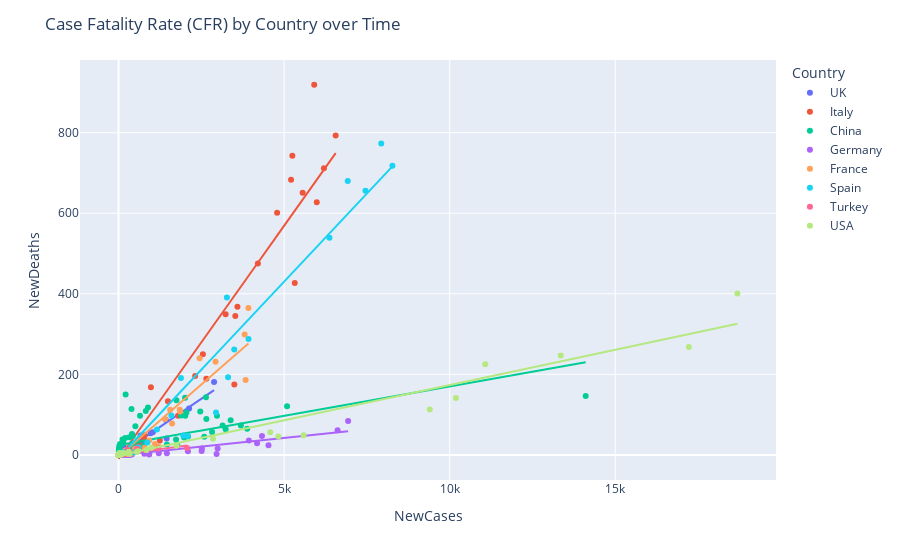

The cell this chart's notebook holds for it:
### Code cell
fig = px.scatter(df[df['Country'].isin(countries)], x="NewCases", y="NewDeaths",
                 color="Country", hover_name="Country",trendline="ols",
                 #log_x=True,log_y=True,#range_x=[200,20000],range_y=[20,2000]
                )
fig.update_layout(title='Case Fatality Rate (CFR) by Country over Time')
fig.show()

### Figure 1 — Plotly figure (JSON) as saved in the notebook; plotly's stock layout.template omitted (floating-point values rounded to 4 significant figures)
{"data": [{"hoverlabel": {"namelength": 0}, "hovertemplate": "<b>%{hovertext}</b><br><br>Country=UK<br>NewCases=%{x}<br>NewDeaths=%{y}", "hovertext": ["UK", "UK", "UK", "UK", "UK", "UK", "UK", "UK", "UK", "UK", "UK", "UK", "UK", "UK", "UK", "UK", "UK", "UK", "UK", "UK", "UK", "UK", "UK", "UK", "UK", "UK", "UK", "UK", "UK", "UK", "UK", "UK", "UK", "UK", "UK", "UK", "UK", "UK", "UK", "UK", "UK", "UK", "UK", "UK", "UK", "UK", "UK", "UK", "UK", "UK", "UK", "UK", "UK", "UK", "UK", "UK", "UK", "UK", "UK", "UK", "UK", "UK", "UK", "UK", "UK", "UK", "UK", "UK", "UK", "UK", "UK", "UK", "UK", "UK", "UK", "UK", "UK", "UK", "UK", "UK", "UK", "UK", "UK", "UK", "UK", "UK", "UK"], "legendgroup": "UK", "marker": {"color": "#636efa", "symbol": "circle"}, "mode": "markers", "name": "UK", "showlegend": true, "type": "scatter", "x": [0, 0, 0, 0, 0, 0, 0, 0, 0, 0, 0, 0, 0, 0, 0, 0, 0, 0, 0, 0, 0, 0, 0, 0, 0, 0, 0, 0, 0, 0, 0, 0, 0, 0, 0, 0, 0, 0, 0, 0, 0, 0, 0, 0, 0, 9, 0, 0, 0, 0, 0, 0, 0, 4, 0, 0, 0, 3, 4, 3, 13, 3, 12, 36, 29, 48, 45, 69, 43, 62, 77, 130, 208, 342, 251, 152, 407, 676, 643, 714, 1035, 665, 967, 1427, 1452, 2129, 2885], "xaxis": "x", "y": [0, 0, 0, 0, 0, 0, 0, 0, 0, 0, 0, 0, 0, 0, 0, 0, 0, 0, 0, 0, 0, 0, 0, 0, 0, 0, 0, 0, 0, 0, 0, 0, 0, 0, 0, 0, 0, 0, 0, 0, 0, 0, 0, 0, 0, 0, 0, 0, 0, 0, 0, 0, 0, 0, 0, 0, 0, 0, 0, 0, 0, 0, 0, 0, 1, 1, 0, 1, 2, 1, 2, 2, 1, 10, 14, 20, 16, 33, 40, 33, 56, 48, 54, 87, 41, 115, 181], "yaxis": "y"}, {"hoverlabel": {"namelength": 0}, "hovertemplate": "<b>OLS trendline</b><br>NewDeaths = 0.0559625 * NewCases + -0.630597<br>R<sup>2</sup>=0.956549<br><br>Country=UK<br>NewCases=%{x}<br>NewDeaths=%{y} <b>(trend)</b>", "legendgroup": "UK", "marker": {"color": "#636efa", "symbol": "circle"}, "mode": "lines", "name": "UK", "showlegend": false, "type": "scatter", "x": [0, 0, 0, 0, 0, 0, 0, 0, 0, 0, 0, 0, 0, 0, 0, 0, 0, 0, 0, 0, 0, 0, 0, 0, 0, 0, 0, 0, 0, 0, 0, 0, 0, 0, 0, 0, 0, 0, 0, 0, 0, 0, 0, 0, 0, 0, 0, 0, 0, 0, 0, 0, 0, 0, 0, 3, 3, 3, 4, 4, 9, 12, 13, 29, 36, 43, 45, 48, 62, 69, 77, 130, 152, 208, 251, 342, 407, 643, 665, 676, 714, 967, 1035, 1427, 1452, 2129, 2885], "xaxis": "x", "y": [-0.6306, -0.6306, -0.6306, -0.6306, -0.6306, -0.6306, -0.6306, -0.6306, -0.6306, -0.6306, -0.6306, -0.6306, -0.6306, -0.6306, -0.6306, -0.6306, -0.6306, -0.6306, -0.6306, -0.6306, -0.6306, -0.6306, -0.6306, -0.6306, -0.6306, -0.6306, -0.6306, -0.6306, -0.6306, -0.6306, -0.6306, -0.6306, -0.6306, -0.6306, -0.6306, -0.6306, -0.6306, -0.6306, -0.6306, -0.6306, -0.6306, -0.6306, -0.6306, -0.6306, -0.6306, -0.6306, -0.6306, -0.6306, -0.6306, -0.6306, -0.6306, -0.6306, -0.6306, -0.6306, -0.6306, -0.4627, -0.4627, -0.4627, -0.4067, -0.4067, -0.1269, 0.04095, 0.09691, 0.9923, 1.384, 1.776, 1.888, 2.056, 2.839, 3.231, 3.679, 6.645, 7.876, 11.01, 13.42, 18.51, 22.15, 35.35, 36.58, 37.2, 39.33, 53.49, 57.29, 79.23, 80.63, 118.5, 160.8], "yaxis": "y"}, {"hoverlabel": {"namelength": 0}, "hovertemplate": "<b>%{hovertext}</b><br><br>Country=Italy<br>NewCases=%{x}<br>NewDeaths=%{y}", "hovertext": ["Italy", "Italy", "Italy", "Italy", "Italy", "Italy", "Italy", "Italy", "Italy", "Italy", "Italy", "Italy", "Italy", "Italy", "Italy", "Italy", "Italy", "Italy", "Italy", "Italy", "Italy", "Italy", "Italy", "Italy", "Italy", "Italy", "Italy", "Italy", "Italy", "Italy", "Italy", "Italy", "Italy", "Italy", "Italy", "Italy", "Italy", "Italy", "Italy", "Italy", "Italy", "Italy", "Italy", "Italy", "Italy", "Italy", "Italy", "Italy", "Italy", "Italy", "Italy", "Italy", "Italy", "Italy", "Italy", "Italy", "Italy", "Italy", "Italy", "Italy", "Italy", "Italy", "Italy", "Italy", "Italy", "Italy", "Italy", "Italy", "Italy", "Italy", "Italy", "Italy", "Italy", "Italy", "Italy", "Italy", "Italy", "Italy", "Italy", "Italy", "Italy", "Italy", "Italy", "Italy", "Italy", "Italy", "Italy"], "legendgroup": "Italy", "marker": {"color": "#EF553B", "symbol": "circle"}, "mode": "markers", "name": "Italy", "showlegend": true, "type": "scatter", "x": [0, 0, 0, 0, 0, 0, 0, 0, 0, 0, 0, 0, 0, 0, 0, 0, 0, 0, 0, 0, 0, 0, 0, 0, 0, 0, 0, 0, 0, 0, 0, 0, 0, 0, 0, 0, 0, 0, 0, 0, 0, 0, 0, 0, 0, 3, 0, 0, 0, 0, 1, 17, 58, 78, 72, 94, 147, 185, 234, 239, 573, 335, 466, 587, 769, 778, 1247, 1492, 1797, 977, 2313, 2651, 2547, 3497, 3590, 3233, 3526, 4207, 5322, 5986, 6557, 5560, 4789, 5249, 5210, 6203, 5909], "xaxis": "x", "y": [0, 0, 0, 0, 0, 0, 0, 0, 0, 0, 0, 0, 0, 0, 0, 0, 0, 0, 0, 0, 0, 0, 0, 0, 0, 0, 0, 0, 0, 0, 0, 0, 0, 0, 0, 0, 0, 0, 0, 0, 0, 0, 0, 0, 0, 0, 0, 0, 0, 0, 0, 1, 1, 1, 4, 4, 1, 5, 4, 8, 12, 11, 27, 28, 41, 49, 36, 133, 97, 168, 196, 189, 250, 175, 368, 349, 345, 475, 427, 627, 793, 651, 601, 743, 683, 712, 919], "yaxis": "y"}, {"hoverlabel": {"namelength": 0}, "hovertemplate": "<b>OLS trendline</b><br>NewDeaths = 0.115802 * NewCases + -10.1458<br>R<sup>2</sup>=0.944292<br><br>Country=Italy<br>NewCases=%{x}<br>NewDeaths=%{y} <b>(trend)</b>", "legendgroup": "Italy", "marker": {"color": "#EF553B", "symbol": "circle"}, "mode": "lines", "name": "Italy", "showlegend": false, "type": "scatter", "x": [0, 0, 0, 0, 0, 0, 0, 0, 0, 0, 0, 0, 0, 0, 0, 0, 0, 0, 0, 0, 0, 0, 0, 0, 0, 0, 0, 0, 0, 0, 0, 0, 0, 0, 0, 0, 0, 0, 0, 0, 0, 0, 0, 0, 0, 0, 0, 0, 0, 1, 3, 17, 58, 72, 78, 94, 147, 185, 234, 239, 335, 466, 573, 587, 769, 778, 977, 1247, 1492, 1797, 2313, 2547, 2651, 3233, 3497, 3526, 3590, 4207, 4789, 5210, 5249, 5322, 5560, 5909, 5986, 6203, 6557], "xaxis": "x", "y": [-10.15, -10.15, -10.15, -10.15, -10.15, -10.15, -10.15, -10.15, -10.15, -10.15, -10.15, -10.15, -10.15, -10.15, -10.15, -10.15, -10.15, -10.15, -10.15, -10.15, -10.15, -10.15, -10.15, -10.15, -10.15, -10.15, -10.15, -10.15, -10.15, -10.15, -10.15, -10.15, -10.15, -10.15, -10.15, -10.15, -10.15, -10.15, -10.15, -10.15, -10.15, -10.15, -10.15, -10.15, -10.15, -10.15, -10.15, -10.15, -10.15, -10.03, -9.798, -8.177, -3.429, -1.808, -1.113, 0.7397, 6.877, 11.28, 16.95, 17.53, 28.65, 43.82, 56.21, 57.83, 78.91, 79.95, 103.0, 134.3, 162.6, 198.0, 257.7, 284.8, 296.8, 364.2, 394.8, 398.2, 405.6, 477.0, 544.4, 593.2, 597.7, 606.2, 633.7, 674.1, 683.0, 708.2, 749.2], "yaxis": "y"}, {"hoverlabel": {"namelength": 0}, "hovertemplate": "<b>%{hovertext}</b><br><br>Country=China<br>NewCases=%{x}<br>NewDeaths=%{y}", "hovertext": ["China", "China", "China", "China", "China", "China", "China", "China", "China", "China", "China", "China", "China", "China", "China", "China", "China", "China", "China", "China", "China", "China", "China", "China", "China", "China", "China", "China", "China", "China", "China", "China", "China", "China", "China", "China", "China", "China", "China", "China", "China", "China", "China", "China", "China", "China", "China", "China", "China", "China", "China", "China", "China", "China", "China", "China", "China", "China", "China", "China", "China", "China", "China", "China", "China", "China", "China", "China", "China", "China", "China", "China", "China", "China", "China", "China", "China", "China", "China", "China", "China", "China", "China", "China", "China", "China", "China"], "legendgroup": "China", "marker": {"color": "#00cc96", "symbol": "circle"}, "mode": "markers", "name": "China", "showlegend": true, "type": "scatter", "x": [0, 0, 0, 0, 0, 0, 0, 0, 0, 0, 0, 0, 0, 0, 0, 0, 0, 0, 0, 0, 0, 571, 259, 457, 688, 769, 1771, 1459, 1737, 1981, 2099, 2589, 2825, 3235, 3884, 3694, 3143, 3385, 2652, 2973, 2467, 2015, 14108, 5090, 2641, 2008, 2048, 1888, 1749, 391, 889, 823, 648, 214, 508, 406, 433, 327, 427, 573, 202, 125, 119, 139, 143, 99, 44, 40, 19, 24, 15, 20, 11, 20, 16, 21, 13, 34, 39, 41, 46, 39, 78, 47, 67, 55, 54], "xaxis": "x", "y": [0, 0, 0, 0, 0, 0, 0, 0, 0, 0, 0, 0, 0, 0, 0, 0, 0, 0, 0, 0, 0, 17, 8, 16, 15, 24, 26, 26, 38, 43, 46, 45, 57, 64, 65, 73, 73, 86, 89, 97, 108, 97, 146, 121, 143, 142, 105, 98, 136, 114, 118, 109, 97, 150, 71, 52, 29, 44, 47, 35, 42, 31, 38, 31, 30, 28, 27, 22, 17, 22, 11, 7, 13, 10, 14, 13, 11, 8, 3, 7, 6, 9, 7, 4, 6, 5, 3], "yaxis": "y"}, {"hoverlabel": {"namelength": 0}, "hovertemplate": "<b>OLS trendline</b><br>NewDeaths = 0.0145795 * NewCases + 24.2335<br>R<sup>2</sup>=0.380796<br><br>Country=China<br>NewCases=%{x}<br>NewDeaths=%{y} <b>(trend)</b>", "legendgroup": "China", "marker": {"color": "#00cc96", "symbol": "circle"}, "mode": "lines", "name": "China", "showlegend": false, "type": "scatter", "x": [0, 0, 0, 0, 0, 0, 0, 0, 0, 0, 0, 0, 0, 0, 0, 0, 0, 0, 0, 0, 0, 11, 13, 15, 16, 19, 20, 20, 21, 24, 34, 39, 39, 40, 41, 44, 46, 47, 54, 55, 67, 78, 99, 119, 125, 139, 143, 202, 214, 259, 327, 391, 406, 427, 433, 457, 508, 571, 573, 648, 688, 769, 823, 889, 1459, 1737, 1749, 1771, 1888, 1981, 2008, 2015, 2048, 2099, 2467, 2589, 2641, 2652, 2825, 2973, 3143, 3235, 3385, 3694, 3884, 5090, 14108], "xaxis": "x", "y": [24.23, 24.23, 24.23, 24.23, 24.23, 24.23, 24.23, 24.23, 24.23, 24.23, 24.23, 24.23, 24.23, 24.23, 24.23, 24.23, 24.23, 24.23, 24.23, 24.23, 24.23, 24.39, 24.42, 24.45, 24.47, 24.51, 24.53, 24.53, 24.54, 24.58, 24.73, 24.8, 24.8, 24.82, 24.83, 24.87, 24.9, 24.92, 25.02, 25.04, 25.21, 25.37, 25.68, 25.97, 26.06, 26.26, 26.32, 27.18, 27.35, 28.01, 29.0, 29.93, 30.15, 30.46, 30.55, 30.9, 31.64, 32.56, 32.59, 33.68, 34.26, 35.45, 36.23, 37.19, 45.51, 49.56, 49.73, 50.05, 51.76, 53.12, 53.51, 53.61, 54.09, 54.84, 60.2, 61.98, 62.74, 62.9, 65.42, 67.58, 70.06, 71.4, 73.59, 78.09, 80.86, 98.44, 229.9], "yaxis": "y"}, {"hoverlabel": {"namelength": 0}, "hovertemplate": "<b>%{hovertext}</b><br><br>Country=Germany<br>NewCases=%{x}<br>NewDeaths=%{y}", "hovertext": ["Germany", "Germany", "Germany", "Germany", "Germany", "Germany", "Germany", "Germany", "Germany", "Germany", "Germany", "Germany", "Germany", "Germany", "Germany", "Germany", "Germany", "Germany", "Germany", "Germany", "Germany", "Germany", "Germany", "Germany", "Germany", "Germany", "Germany", "Germany", "Germany", "Germany", "Germany", "Germany", "Germany", "Germany", "Germany", "Germany", "Germany", "Germany", "Germany", "Germany", "Germany", "Germany", "Germany", "Germany", "Germany", "Germany", "Germany", "Germany", "Germany", "Germany", "Germany", "Germany", "Germany", "Germany", "Germany", "Germany", "Germany", "Germany", "Germany", "Germany", "Germany", "Germany", "Germany", "Germany", "Germany", "Germany", "Germany", "Germany", "Germany", "Germany", "Germany", "Germany", "Germany", "Germany", "Germany", "Germany", "Germany", "Germany", "Germany", "Germany", "Germany", "Germany", "Germany", "Germany", "Germany", "Germany", "Germany"], "legendgroup": "Germany", "marker": {"color": "#ab63fa", "symbol": "circle"}, "mode": "markers", "name": "Germany", "showlegend": true, "type": "scatter", "x": [0, 0, 0, 0, 0, 0, 0, 0, 0, 0, 0, 0, 0, 0, 0, 0, 0, 0, 0, 0, 0, 0, 0, 0, 0, 0, 0, 0, 0, 0, 0, 0, 0, 0, 0, 0, 0, 0, 0, 0, 0, 0, 0, 0, 0, 16, 0, 0, 0, 0, 0, 0, 0, 0, 0, 2, 8, 22, 26, 5, 51, 35, 38, 59, 283, 125, 130, 240, 184, 341, 401, 779, 930, 924, 1214, 1459, 2095, 2960, 2993, 4528, 2516, 2509, 4183, 3935, 4332, 6615, 6933], "xaxis": "x", "y": [0, 0, 0, 0, 0, 0, 0, 0, 0, 0, 0, 0, 0, 0, 0, 0, 0, 0, 0, 0, 0, 0, 0, 0, 0, 0, 0, 0, 0, 0, 0, 0, 0, 0, 0, 0, 0, 0, 0, 0, 0, 0, 0, 0, 0, 0, 0, 0, 0, 0, 0, 0, 0, 0, 0, 0, 0, 0, 0, 0, 0, 0, 0, 0, 0, 0, 0, 0, 2, 0, 1, 3, 2, 1, 4, 4, 9, 2, 16, 24, 16, 10, 29, 36, 47, 61, 84], "yaxis": "y"}, {"hoverlabel": {"namelength": 0}, "hovertemplate": "<b>OLS trendline</b><br>NewDeaths = 0.00860756 * NewCases + -0.998563<br>R<sup>2</sup>=0.864989<br><br>Country=Germany<br>NewCases=%{x}<br>NewDeaths=%{y} <b>(trend)</b>", "legendgroup": "Germany", "marker": {"color": "#ab63fa", "symbol": "circle"}, "mode": "lines", "name": "Germany", "showlegend": false, "type": "scatter", "x": [0, 0, 0, 0, 0, 0, 0, 0, 0, 0, 0, 0, 0, 0, 0, 0, 0, 0, 0, 0, 0, 0, 0, 0, 0, 0, 0, 0, 0, 0, 0, 0, 0, 0, 0, 0, 0, 0, 0, 0, 0, 0, 0, 0, 0, 0, 0, 0, 0, 0, 0, 0, 0, 0, 2, 5, 8, 16, 22, 26, 35, 38, 51, 59, 125, 130, 184, 240, 283, 341, 401, 779, 924, 930, 1214, 1459, 2095, 2509, 2516, 2960, 2993, 3935, 4183, 4332, 4528, 6615, 6933], "xaxis": "x", "y": [-0.9986, -0.9986, -0.9986, -0.9986, -0.9986, -0.9986, -0.9986, -0.9986, -0.9986, -0.9986, -0.9986, -0.9986, -0.9986, -0.9986, -0.9986, -0.9986, -0.9986, -0.9986, -0.9986, -0.9986, -0.9986, -0.9986, -0.9986, -0.9986, -0.9986, -0.9986, -0.9986, -0.9986, -0.9986, -0.9986, -0.9986, -0.9986, -0.9986, -0.9986, -0.9986, -0.9986, -0.9986, -0.9986, -0.9986, -0.9986, -0.9986, -0.9986, -0.9986, -0.9986, -0.9986, -0.9986, -0.9986, -0.9986, -0.9986, -0.9986, -0.9986, -0.9986, -0.9986, -0.9986, -0.9813, -0.9555, -0.9297, -0.8608, -0.8092, -0.7748, -0.6973, -0.6715, -0.5596, -0.4907, 0.07738, 0.1204, 0.5852, 1.067, 1.437, 1.937, 2.453, 5.707, 6.955, 7.006, 9.451, 11.56, 17.03, 20.6, 20.66, 24.48, 24.76, 32.87, 35.01, 36.29, 37.98, 55.94, 58.68], "yaxis": "y"}, {"hoverlabel": {"namelength": 0}, "hovertemplate": "<b>%{hovertext}</b><br><br>Country=France<br>NewCases=%{x}<br>NewDeaths=%{y}", "hovertext": ["France", "France", "France", "France", "France", "France", "France", "France", "France", "France", "France", "France", "France", "France", "France", "France", "France", "France", "France", "France", "France", "France", "France", "France", "France", "France", "France", "France", "France", "France", "France", "France", "France", "France", "France", "France", "France", "France", "France", "France", "France", "France", "France", "France", "France", "France", "France", "France", "France", "France", "France", "France", "France", "France", "France", "France", "France", "France", "France", "France", "France", "France", "France", "France", "France", "France", "France", "France", "France", "France", "France", "France", "France", "France", "France", "France", "France", "France", "France", "France", "France", "France", "France", "France", "France", "France", "France"], "legendgroup": "France", "marker": {"color": "#FFA15A", "symbol": "circle"}, "mode": "markers", "name": "France", "showlegend": true, "type": "scatter", "x": [0, 0, 0, 0, 0, 0, 0, 0, 0, 0, 0, 0, 0, 0, 0, 0, 0, 0, 0, 0, 0, 0, 0, 0, 0, 0, 0, 0, 0, 0, 0, 0, 0, 0, 0, 0, 0, 0, 0, 0, 0, 0, 0, 0, 0, 12, 0, 0, 0, 0, 0, 0, 0, 0, 0, 2, 4, 20, 19, 43, 30, 61, 21, 73, 138, 230, 296, 260, 203, 372, 497, 595, 785, 838, 924, 1210, 1097, 1404, 1861, 1617, 1847, 1559, 3838, 2448, 2929, 3922, 3809], "xaxis": "x", "y": [0, 0, 0, 0, 0, 0, 0, 0, 0, 0, 0, 0, 0, 0, 0, 0, 0, 0, 0, 0, 0, 0, 0, 0, 0, 0, 0, 0, 0, 0, 0, 0, 0, 0, 0, 0, 0, 0, 0, 0, 0, 0, 0, 0, 0, 1, 0, 0, 0, 0, 0, 0, 0, 0, 0, 0, 1, 0, 0, 0, 0, 1, 1, 0, 3, 2, 7, 3, 11, 3, 15, 13, 18, 12, 36, 21, 27, 89, 108, 78, 112, 112, 186, 240, 231, 365, 299], "yaxis": "y"}, {"hoverlabel": {"namelength": 0}, "hovertemplate": "<b>OLS trendline</b><br>NewDeaths = 0.0716415 * NewCases + -4.21367<br>R<sup>2</sup>=0.905374<br><br>Country=France<br>NewCases=%{x}<br>NewDeaths=%{y} <b>(trend)</b>", "legendgroup": "France", "marker": {"color": "#FFA15A", "symbol": "circle"}, "mode": "lines", "name": "France", "showlegend": false, "type": "scatter", "x": [0, 0, 0, 0, 0, 0, 0, 0, 0, 0, 0, 0, 0, 0, 0, 0, 0, 0, 0, 0, 0, 0, 0, 0, 0, 0, 0, 0, 0, 0, 0, 0, 0, 0, 0, 0, 0, 0, 0, 0, 0, 0, 0, 0, 0, 0, 0, 0, 0, 0, 0, 0, 0, 0, 2, 4, 12, 19, 20, 21, 30, 43, 61, 73, 138, 203, 230, 260, 296, 372, 497, 595, 785, 838, 924, 1097, 1210, 1404, 1559, 1617, 1847, 1861, 2448, 2929, 3809, 3838, 3922], "xaxis": "x", "y": [-4.214, -4.214, -4.214, -4.214, -4.214, -4.214, -4.214, -4.214, -4.214, -4.214, -4.214, -4.214, -4.214, -4.214, -4.214, -4.214, -4.214, -4.214, -4.214, -4.214, -4.214, -4.214, -4.214, -4.214, -4.214, -4.214, -4.214, -4.214, -4.214, -4.214, -4.214, -4.214, -4.214, -4.214, -4.214, -4.214, -4.214, -4.214, -4.214, -4.214, -4.214, -4.214, -4.214, -4.214, -4.214, -4.214, -4.214, -4.214, -4.214, -4.214, -4.214, -4.214, -4.214, -4.214, -4.07, -3.927, -3.354, -2.852, -2.781, -2.709, -2.064, -1.133, 0.1565, 1.016, 5.673, 10.33, 12.26, 14.41, 16.99, 22.44, 31.39, 38.41, 52.02, 55.82, 61.98, 74.38, 82.47, 96.37, 107.5, 111.6, 128.1, 129.1, 171.2, 205.6, 268.7, 270.7, 276.8], "yaxis": "y"}, {"hoverlabel": {"namelength": 0}, "hovertemplate": "<b>%{hovertext}</b><br><br>Country=Spain<br>NewCases=%{x}<br>NewDeaths=%{y}", "hovertext": ["Spain", "Spain", "Spain", "Spain", "Spain", "Spain", "Spain", "Spain", "Spain", "Spain", "Spain", "Spain", "Spain", "Spain", "Spain", "Spain", "Spain", "Spain", "Spain", "Spain", "Spain", "Spain", "Spain", "Spain", "Spain", "Spain", "Spain", "Spain", "Spain", "Spain", "Spain", "Spain", "Spain", "Spain", "Spain", "Spain", "Spain", "Spain", "Spain", "Spain", "Spain", "Spain", "Spain", "Spain", "Spain", "Spain", "Spain", "Spain", "Spain", "Spain", "Spain", "Spain", "Spain", "Spain", "Spain", "Spain", "Spain", "Spain", "Spain", "Spain", "Spain", "Spain", "Spain", "Spain", "Spain", "Spain", "Spain", "Spain", "Spain", "Spain", "Spain", "Spain", "Spain", "Spain", "Spain", "Spain", "Spain", "Spain", "Spain", "Spain", "Spain", "Spain", "Spain", "Spain", "Spain", "Spain", "Spain"], "legendgroup": "Spain", "marker": {"color": "#19d3f3", "symbol": "circle"}, "mode": "markers", "name": "Spain", "showlegend": true, "type": "scatter", "x": [0, 0, 0, 0, 0, 0, 0, 0, 0, 0, 0, 0, 0, 0, 0, 0, 0, 0, 0, 0, 0, 0, 0, 0, 0, 0, 0, 0, 0, 0, 0, 0, 0, 0, 0, 0, 0, 0, 0, 0, 0, 0, 0, 0, 0, 2, 0, 0, 0, 0, 0, 0, 0, 0, 1, 6, 4, 12, 8, 25, 26, 36, 45, 63, 54, 119, 124, 149, 557, 464, 582, 869, 2086, 1159, 1597, 1954, 1884, 2943, 3308, 3494, 3925, 3272, 6368, 6922, 7457, 8271, 7933], "xaxis": "x", "y": [0, 0, 0, 0, 0, 0, 0, 0, 0, 0, 0, 0, 0, 0, 0, 0, 0, 0, 0, 0, 0, 0, 0, 0, 0, 0, 0, 0, 0, 0, 0, 0, 0, 0, 0, 0, 0, 0, 0, 0, 0, 0, 0, 0, 0, 0, 0, 0, 0, 0, 0, 0, 0, 0, 0, 0, 0, 0, 0, 0, 0, 0, 1, 1, 1, 5, 2, 7, 13, 6, 19, 31, 47, 63, 98, 48, 191, 105, 193, 262, 288, 391, 539, 680, 656, 718, 773], "yaxis": "y"}, {"hoverlabel": {"namelength": 0}, "hovertemplate": "<b>OLS trendline</b><br>NewDeaths = 0.08746 * NewCases + -7.00903<br>R<sup>2</sup>=0.958597<br><br>Country=Spain<br>NewCases=%{x}<br>NewDeaths=%{y} <b>(trend)</b>", "legendgroup": "Spain", "marker": {"color": "#19d3f3", "symbol": "circle"}, "mode": "lines", "name": "Spain", "showlegend": false, "type": "scatter", "x": [0, 0, 0, 0, 0, 0, 0, 0, 0, 0, 0, 0, 0, 0, 0, 0, 0, 0, 0, 0, 0, 0, 0, 0, 0, 0, 0, 0, 0, 0, 0, 0, 0, 0, 0, 0, 0, 0, 0, 0, 0, 0, 0, 0, 0, 0, 0, 0, 0, 0, 0, 0, 0, 1, 2, 4, 6, 8, 12, 25, 26, 36, 45, 54, 63, 119, 124, 149, 464, 557, 582, 869, 1159, 1597, 1884, 1954, 2086, 2943, 3272, 3308, 3494, 3925, 6368, 6922, 7457, 7933, 8271], "xaxis": "x", "y": [-7.009, -7.009, -7.009, -7.009, -7.009, -7.009, -7.009, -7.009, -7.009, -7.009, -7.009, -7.009, -7.009, -7.009, -7.009, -7.009, -7.009, -7.009, -7.009, -7.009, -7.009, -7.009, -7.009, -7.009, -7.009, -7.009, -7.009, -7.009, -7.009, -7.009, -7.009, -7.009, -7.009, -7.009, -7.009, -7.009, -7.009, -7.009, -7.009, -7.009, -7.009, -7.009, -7.009, -7.009, -7.009, -7.009, -7.009, -7.009, -7.009, -7.009, -7.009, -7.009, -7.009, -6.922, -6.834, -6.659, -6.484, -6.309, -5.96, -4.823, -4.735, -3.86, -3.073, -2.286, -1.499, 3.399, 3.836, 6.023, 33.57, 41.71, 43.89, 68.99, 94.36, 132.7, 157.8, 163.9, 175.4, 250.4, 279.2, 282.3, 298.6, 336.3, 549.9, 598.4, 645.2, 686.8, 716.4], "yaxis": "y"}, {"hoverlabel": {"namelength": 0}, "hovertemplate": "<b>%{hovertext}</b><br><br>Country=Turkey<br>NewCases=%{x}<br>NewDeaths=%{y}", "hovertext": ["Turkey", "Turkey", "Turkey", "Turkey", "Turkey", "Turkey", "Turkey", "Turkey", "Turkey", "Turkey", "Turkey", "Turkey", "Turkey", "Turkey", "Turkey", "Turkey", "Turkey", "Turkey", "Turkey", "Turkey", "Turkey", "Turkey", "Turkey", "Turkey", "Turkey", "Turkey", "Turkey", "Turkey", "Turkey", "Turkey", "Turkey", "Turkey", "Turkey", "Turkey", "Turkey", "Turkey", "Turkey", "Turkey", "Turkey", "Turkey", "Turkey", "Turkey", "Turkey", "Turkey", "Turkey", "Turkey", "Turkey", "Turkey", "Turkey", "Turkey", "Turkey", "Turkey", "Turkey", "Turkey", "Turkey", "Turkey", "Turkey", "Turkey", "Turkey", "Turkey", "Turkey", "Turkey", "Turkey", "Turkey", "Turkey", "Turkey", "Turkey", "Turkey", "Turkey", "Turkey", "Turkey", "Turkey", "Turkey", "Turkey", "Turkey", "Turkey", "Turkey", "Turkey", "Turkey", "Turkey", "Turkey", "Turkey", "Turkey", "Turkey", "Turkey", "Turkey", "Turkey"], "legendgroup": "Turkey", "marker": {"color": "#FF6692", "symbol": "circle"}, "mode": "markers", "name": "Turkey", "showlegend": true, "type": "scatter", "x": [0, 0, 0, 0, 0, 0, 0, 0, 0, 0, 0, 0, 0, 0, 0, 0, 0, 0, 0, 0, 0, 0, 0, 0, 0, 0, 0, 0, 0, 0, 0, 0, 0, 0, 0, 0, 0, 0, 0, 0, 0, 0, 0, 0, 0, 0, 0, 0, 0, 0, 0, 0, 0, 0, 0, 0, 0, 0, 0, 0, 0, 0, 0, 0, 0, 0, 0, 0, 0, 1, 0, 0, 4, 1, 12, 29, 51, 93, 168, 311, 277, 289, 293, 343, 561, 1196, 2069], "xaxis": "x", "y": [0, 0, 0, 0, 0, 0, 0, 0, 0, 0, 0, 0, 0, 0, 0, 0, 0, 0, 0, 0, 0, 0, 0, 0, 0, 0, 0, 0, 0, 0, 0, 0, 0, 0, 0, 0, 0, 0, 0, 0, 0, 0, 0, 0, 0, 0, 0, 0, 0, 0, 0, 0, 0, 0, 0, 0, 0, 0, 0, 0, 0, 0, 0, 0, 0, 0, 0, 0, 0, 0, 0, 0, 0, 0, 0, 0, 1, 1, 2, 5, 12, 9, 7, 7, 15, 16, 17], "yaxis": "y"}, {"hoverlabel": {"namelength": 0}, "hovertemplate": "<b>OLS trendline</b><br>NewDeaths = 0.0112308 * NewCases + 0.321918<br>R<sup>2</sup>=0.755973<br><br>Country=Turkey<br>NewCases=%{x}<br>NewDeaths=%{y} <b>(trend)</b>", "legendgroup": "Turkey", "marker": {"color": "#FF6692", "symbol": "circle"}, "mode": "lines", "name": "Turkey", "showlegend": false, "type": "scatter", "x": [0, 0, 0, 0, 0, 0, 0, 0, 0, 0, 0, 0, 0, 0, 0, 0, 0, 0, 0, 0, 0, 0, 0, 0, 0, 0, 0, 0, 0, 0, 0, 0, 0, 0, 0, 0, 0, 0, 0, 0, 0, 0, 0, 0, 0, 0, 0, 0, 0, 0, 0, 0, 0, 0, 0, 0, 0, 0, 0, 0, 0, 0, 0, 0, 0, 0, 0, 0, 0, 0, 0, 1, 1, 4, 12, 29, 51, 93, 168, 277, 289, 293, 311, 343, 561, 1196, 2069], "xaxis": "x", "y": [0.3219, 0.3219, 0.3219, 0.3219, 0.3219, 0.3219, 0.3219, 0.3219, 0.3219, 0.3219, 0.3219, 0.3219, 0.3219, 0.3219, 0.3219, 0.3219, 0.3219, 0.3219, 0.3219, 0.3219, 0.3219, 0.3219, 0.3219, 0.3219, 0.3219, 0.3219, 0.3219, 0.3219, 0.3219, 0.3219, 0.3219, 0.3219, 0.3219, 0.3219, 0.3219, 0.3219, 0.3219, 0.3219, 0.3219, 0.3219, 0.3219, 0.3219, 0.3219, 0.3219, 0.3219, 0.3219, 0.3219, 0.3219, 0.3219, 0.3219, 0.3219, 0.3219, 0.3219, 0.3219, 0.3219, 0.3219, 0.3219, 0.3219, 0.3219, 0.3219, 0.3219, 0.3219, 0.3219, 0.3219, 0.3219, 0.3219, 0.3219, 0.3219, 0.3219, 0.3219, 0.3219, 0.3331, 0.3331, 0.3668, 0.4567, 0.6476, 0.8947, 1.366, 2.209, 3.433, 3.568, 3.613, 3.815, 4.174, 6.622, 13.75, 23.56], "yaxis": "y"}, {"hoverlabel": {"namelength": 0}, "hovertemplate": "<b>%{hovertext}</b><br><br>Country=USA<br>NewCases=%{x}<br>NewDeaths=%{y}", "hovertext": ["USA", "USA", "USA", "USA", "USA", "USA", "USA", "USA", "USA", "USA", "USA", "USA", "USA", "USA", "USA", "USA", "USA", "USA", "USA", "USA", "USA", "USA", "USA", "USA", "USA", "USA", "USA", "USA", "USA", "USA", "USA", "USA", "USA", "USA", "USA", "USA", "USA", "USA", "USA", "USA", "USA", "USA", "USA", "USA", "USA", "USA", "USA", "USA", "USA", "USA", "USA", "USA", "USA", "USA", "USA", "USA", "USA", "USA", "USA", "USA", "USA", "USA", "USA", "USA", "USA", "USA", "USA", "USA", "USA", "USA", "USA", "USA", "USA", "USA", "USA", "USA", "USA", "USA", "USA", "USA", "USA", "USA", "USA", "USA", "USA", "USA", "USA"], "legendgroup": "USA", "marker": {"color": "#B6E880", "symbol": "circle"}, "mode": "markers", "name": "USA", "showlegend": true, "type": "scatter", "x": [0, 0, 0, 0, 0, 0, 0, 0, 0, 0, 0, 0, 0, 0, 0, 0, 0, 0, 0, 0, 0, 0, 0, 0, 0, 0, 0, 0, 0, 0, 0, 0, 0, 0, 0, 0, 0, 0, 0, 0, 0, 0, 0, 0, 0, 15, 0, 0, 0, 0, 0, 20, 0, 0, 18, 4, 3, 0, 3, 5, 7, 25, 24, 34, 63, 98, 116, 106, 163, 290, 307, 329, 553, 587, 843, 983, 1748, 2853, 4582, 5588, 4825, 9400, 10189, 11075, 13355, 17224, 18691], "xaxis": "x", "y": [0, 0, 0, 0, 0, 0, 0, 0, 0, 0, 0, 0, 0, 0, 0, 0, 0, 0, 0, 0, 0, 0, 0, 0, 0, 0, 0, 0, 0, 0, 0, 0, 0, 0, 0, 0, 0, 0, 0, 0, 0, 0, 0, 0, 0, 0, 0, 0, 0, 0, 0, 0, 0, 0, 0, 0, 0, 0, 0, 1, 0, 5, 3, 2, 1, 3, 4, 3, 4, 4, 8, 3, 7, 9, 12, 18, 23, 40, 56, 49, 46, 113, 141, 225, 247, 268, 401], "yaxis": "y"}, {"hoverlabel": {"namelength": 0}, "hovertemplate": "<b>OLS trendline</b><br>NewDeaths = 0.0175015 * NewCases + -1.45241<br>R<sup>2</sup>=0.954121<br><br>Country=USA<br>NewCases=%{x}<br>NewDeaths=%{y} <b>(trend)</b>", "legendgroup": "USA", "marker": {"color": "#B6E880", "symbol": "circle"}, "mode": "lines", "name": "USA", "showlegend": false, "type": "scatter", "x": [0, 0, 0, 0, 0, 0, 0, 0, 0, 0, 0, 0, 0, 0, 0, 0, 0, 0, 0, 0, 0, 0, 0, 0, 0, 0, 0, 0, 0, 0, 0, 0, 0, 0, 0, 0, 0, 0, 0, 0, 0, 0, 0, 0, 0, 0, 0, 0, 0, 0, 0, 0, 0, 3, 3, 4, 5, 7, 15, 18, 20, 24, 25, 34, 63, 98, 106, 116, 163, 290, 307, 329, 553, 587, 843, 983, 1748, 2853, 4582, 4825, 5588, 9400, 10189, 11075, 13355, 17224, 18691], "xaxis": "x", "y": [-1.452, -1.452, -1.452, -1.452, -1.452, -1.452, -1.452, -1.452, -1.452, -1.452, -1.452, -1.452, -1.452, -1.452, -1.452, -1.452, -1.452, -1.452, -1.452, -1.452, -1.452, -1.452, -1.452, -1.452, -1.452, -1.452, -1.452, -1.452, -1.452, -1.452, -1.452, -1.452, -1.452, -1.452, -1.452, -1.452, -1.452, -1.452, -1.452, -1.452, -1.452, -1.452, -1.452, -1.452, -1.452, -1.452, -1.452, -1.452, -1.452, -1.452, -1.452, -1.452, -1.452, -1.4, -1.4, -1.382, -1.365, -1.33, -1.19, -1.137, -1.102, -1.032, -1.015, -0.8574, -0.3498, 0.2627, 0.4027, 0.5778, 1.4, 3.623, 3.921, 4.306, 8.226, 8.821, 13.3, 15.75, 29.14, 48.48, 78.74, 82.99, 96.35, 163.1, 176.9, 192.4, 232.3, 300.0, 325.7], "yaxis": "y"}], "layout": {"legend": {"title": {"text": "Country"}, "tracegroupgap": 0}, "margin": {"t": 60}, "title": {"text": "Case Fatality Rate (CFR) by Country over Time"}, "xaxis": {"anchor": "y", "domain": [0, 1], "title": {"text": "NewCases"}}, "yaxis": {"anchor": "x", "domain": [0, 1], "title": {"text": "NewDeaths"}}}}
